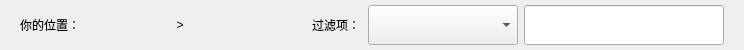
<?xml version="1.0" encoding="UTF-8"?>
<ui version="4.0">
 <class>DataPosition</class>
 <widget class="QWidget" name="DataPosition">
  <property name="geometry">
   <rect>
    <x>0</x>
    <y>0</y>
    <width>744</width>
    <height>50</height>
   </rect>
  </property>
  <property name="sizePolicy">
   <sizepolicy hsizetype="Preferred" vsizetype="Fixed">
    <horstretch>0</horstretch>
    <verstretch>0</verstretch>
   </sizepolicy>
  </property>
  <property name="minimumSize">
   <size>
    <width>0</width>
    <height>50</height>
   </size>
  </property>
  <property name="maximumSize">
   <size>
    <width>16777215</width>
    <height>50</height>
   </size>
  </property>
  <property name="windowTitle">
   <string>Form</string>
  </property>
  <property name="styleSheet">
   <string notr="true"/>
  </property>
  <layout class="QGridLayout" name="gridLayout_3">
   <property name="leftMargin">
    <number>0</number>
   </property>
   <property name="topMargin">
    <number>0</number>
   </property>
   <property name="rightMargin">
    <number>0</number>
   </property>
   <property name="bottomMargin">
    <number>0</number>
   </property>
   <property name="spacing">
    <number>0</number>
   </property>
   <item row="0" column="0">
    <layout class="QHBoxLayout" name="horizontalLayout_3">
     <property name="spacing">
      <number>0</number>
     </property>
     <item>
      <widget class="QWidget" name="widget_left" native="true">
       <layout class="QGridLayout" name="gridLayout">
        <property name="leftMargin">
         <number>0</number>
        </property>
        <property name="topMargin">
         <number>0</number>
        </property>
        <property name="rightMargin">
         <number>0</number>
        </property>
        <property name="bottomMargin">
         <number>0</number>
        </property>
        <property name="spacing">
         <number>0</number>
        </property>
        <item row="0" column="0">
         <layout class="QHBoxLayout" name="horizontalLayout">
          <property name="spacing">
           <number>0</number>
          </property>
          <item>
           <spacer name="horizontalSpacer">
            <property name="orientation">
             <enum>Qt::Horizontal</enum>
            </property>
            <property name="sizeType">
             <enum>QSizePolicy::Fixed</enum>
            </property>
            <property name="sizeHint" stdset="0">
             <size>
              <width>20</width>
              <height>20</height>
             </size>
            </property>
           </spacer>
          </item>
          <item>
           <widget class="QLabel" name="label_pos">
            <property name="sizePolicy">
             <sizepolicy hsizetype="Fixed" vsizetype="Fixed">
              <horstretch>0</horstretch>
              <verstretch>0</verstretch>
             </sizepolicy>
            </property>
            <property name="minimumSize">
             <size>
              <width>70</width>
              <height>30</height>
             </size>
            </property>
            <property name="maximumSize">
             <size>
              <width>70</width>
              <height>30</height>
             </size>
            </property>
            <property name="text">
             <string>你的位置：</string>
            </property>
           </widget>
          </item>
          <item>
           <widget class="QLabel" name="label_begin">
            <property name="sizePolicy">
             <sizepolicy hsizetype="Fixed" vsizetype="Fixed">
              <horstretch>0</horstretch>
              <verstretch>0</verstretch>
             </sizepolicy>
            </property>
            <property name="minimumSize">
             <size>
              <width>80</width>
              <height>30</height>
             </size>
            </property>
            <property name="maximumSize">
             <size>
              <width>80</width>
              <height>30</height>
             </size>
            </property>
            <property name="text">
             <string/>
            </property>
           </widget>
          </item>
          <item>
           <widget class="QLabel" name="label_between">
            <property name="sizePolicy">
             <sizepolicy hsizetype="Fixed" vsizetype="Fixed">
              <horstretch>0</horstretch>
              <verstretch>0</verstretch>
             </sizepolicy>
            </property>
            <property name="minimumSize">
             <size>
              <width>20</width>
              <height>30</height>
             </size>
            </property>
            <property name="maximumSize">
             <size>
              <width>20</width>
              <height>30</height>
             </size>
            </property>
            <property name="text">
             <string>&gt;</string>
            </property>
            <property name="alignment">
             <set>Qt::AlignCenter</set>
            </property>
           </widget>
          </item>
          <item>
           <widget class="QLabel" name="label_end">
            <property name="sizePolicy">
             <sizepolicy hsizetype="Fixed" vsizetype="Fixed">
              <horstretch>0</horstretch>
              <verstretch>0</verstretch>
             </sizepolicy>
            </property>
            <property name="minimumSize">
             <size>
              <width>80</width>
              <height>30</height>
             </size>
            </property>
            <property name="maximumSize">
             <size>
              <width>80</width>
              <height>30</height>
             </size>
            </property>
            <property name="text">
             <string/>
            </property>
           </widget>
          </item>
         </layout>
        </item>
       </layout>
      </widget>
     </item>
     <item>
      <spacer name="horizontalSpacer_3">
       <property name="orientation">
        <enum>Qt::Horizontal</enum>
       </property>
       <property name="sizeHint" stdset="0">
        <size>
         <width>40</width>
         <height>20</height>
        </size>
       </property>
      </spacer>
     </item>
     <item>
      <widget class="QWidget" name="widget_search" native="true">
       <layout class="QGridLayout" name="gridLayout_2">
        <property name="leftMargin">
         <number>0</number>
        </property>
        <property name="topMargin">
         <number>0</number>
        </property>
        <property name="rightMargin">
         <number>0</number>
        </property>
        <property name="bottomMargin">
         <number>0</number>
        </property>
        <property name="spacing">
         <number>0</number>
        </property>
        <item row="0" column="0">
         <layout class="QHBoxLayout" name="horizontalLayout_2">
          <property name="spacing">
           <number>6</number>
          </property>
          <item>
           <widget class="QLabel" name="label">
            <property name="sizePolicy">
             <sizepolicy hsizetype="Fixed" vsizetype="Fixed">
              <horstretch>0</horstretch>
              <verstretch>0</verstretch>
             </sizepolicy>
            </property>
            <property name="minimumSize">
             <size>
              <width>50</width>
              <height>30</height>
             </size>
            </property>
            <property name="maximumSize">
             <size>
              <width>50</width>
              <height>30</height>
             </size>
            </property>
            <property name="text">
             <string>过滤项：</string>
            </property>
           </widget>
          </item>
          <item>
           <widget class="QComboBox" name="comboBox">
            <property name="sizePolicy">
             <sizepolicy hsizetype="Fixed" vsizetype="Fixed">
              <horstretch>0</horstretch>
              <verstretch>0</verstretch>
             </sizepolicy>
            </property>
            <property name="minimumSize">
             <size>
              <width>150</width>
              <height>40</height>
             </size>
            </property>
            <property name="maximumSize">
             <size>
              <width>150</width>
              <height>40</height>
             </size>
            </property>
           </widget>
          </item>
          <item>
           <widget class="QLineEdit" name="lineEdit">
            <property name="sizePolicy">
             <sizepolicy hsizetype="Fixed" vsizetype="Fixed">
              <horstretch>0</horstretch>
              <verstretch>0</verstretch>
             </sizepolicy>
            </property>
            <property name="minimumSize">
             <size>
              <width>200</width>
              <height>40</height>
             </size>
            </property>
            <property name="maximumSize">
             <size>
              <width>200</width>
              <height>40</height>
             </size>
            </property>
           </widget>
          </item>
          <item>
           <spacer name="horizontalSpacer_2">
            <property name="orientation">
             <enum>Qt::Horizontal</enum>
            </property>
            <property name="sizeType">
             <enum>QSizePolicy::Fixed</enum>
            </property>
            <property name="sizeHint" stdset="0">
             <size>
              <width>20</width>
              <height>20</height>
             </size>
            </property>
           </spacer>
          </item>
         </layout>
        </item>
       </layout>
      </widget>
     </item>
    </layout>
   </item>
  </layout>
 </widget>
 <resources/>
 <connections/>
</ui>
